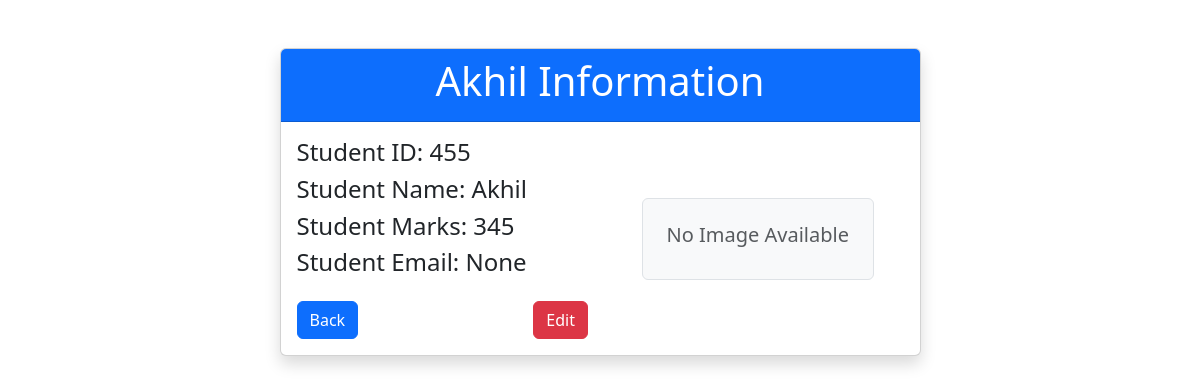
The app's page /find/3/ with its own data.
### myapp/models.py (models this page shows)
class Student(models.Model):
    StuId = models.IntegerField()
    StuName = models.CharField(max_length=30)
    Stumarks = models.IntegerField()
    StuEmail = models.EmailField(max_length=20, null=True, blank=True)
    StuImg = models.ImageField(upload_to='images/',null=True, blank=True)

### myapp/views.py (the view)
# urls.py: path('find/<int:id>/',views.getStudent),
def getStudent(request,id):
    student = get_object_or_404(Student,id=id)
    return render(request,'myapp/find.html',{'stu':student})

### templates/myapp/find.html
<!DOCTYPE html>
{% extends 'myapp/base.html' %}
{%block contentblock%}
        <div class="container mt-5">
           <div class="row d-flex justify-content-center">
            <div class="col-md-7">
                <div class="card shadow">
                    <div class="card-header text-center text-white bg-primary">
                        <p class="h1">{{stu.StuName}} Information</p>
                    </div>
                    <div class="card-body">
                        <div class="row">
                            <div class="col-md-6  ">
                                <p class="h4">Student ID: {{stu.StuId}}</p>
                                <p class="h4">Student Name: {{stu.StuName}}</p>
                                <p class="h4">Student Marks: {{stu.Stumarks}}</p>
                                <p class="h4">Student Email: {{stu.StuEmail}}</p>
                               <div class="mt-4">
                                    <a href="/" class="btn btn-primary btn-md">Back</a>
                                    <a href="/edit/{{stu.id}}" class="btn float-end btn-md btn-danger">Edit</a>
                               </div>
                            </div>
                            <div class="col-md-6 d-flex justify-content-center align-items-center">
                                {%if stu.StuImg%}
                                    <img src={{stu.StuImg.url}} alt="{{stu.StuName}}" class="img-fluid rounded border" style="max-height: 200px; object-fit: cover;" >
                                {%else%}
                                    <div class="p-4 bg-light border rounded">
                                        <p class="h5 text-muted">No Image Available</p>
                                    </div>
                                {%endif%}
                            </div>
                        </div>
                    </div>
                </div>
            </div>
           </div>
        </div>
{%endblock%}

### records on screen
Student: StuName "Akhil", StuId "455", Stumarks "345", StuEmail "None"
